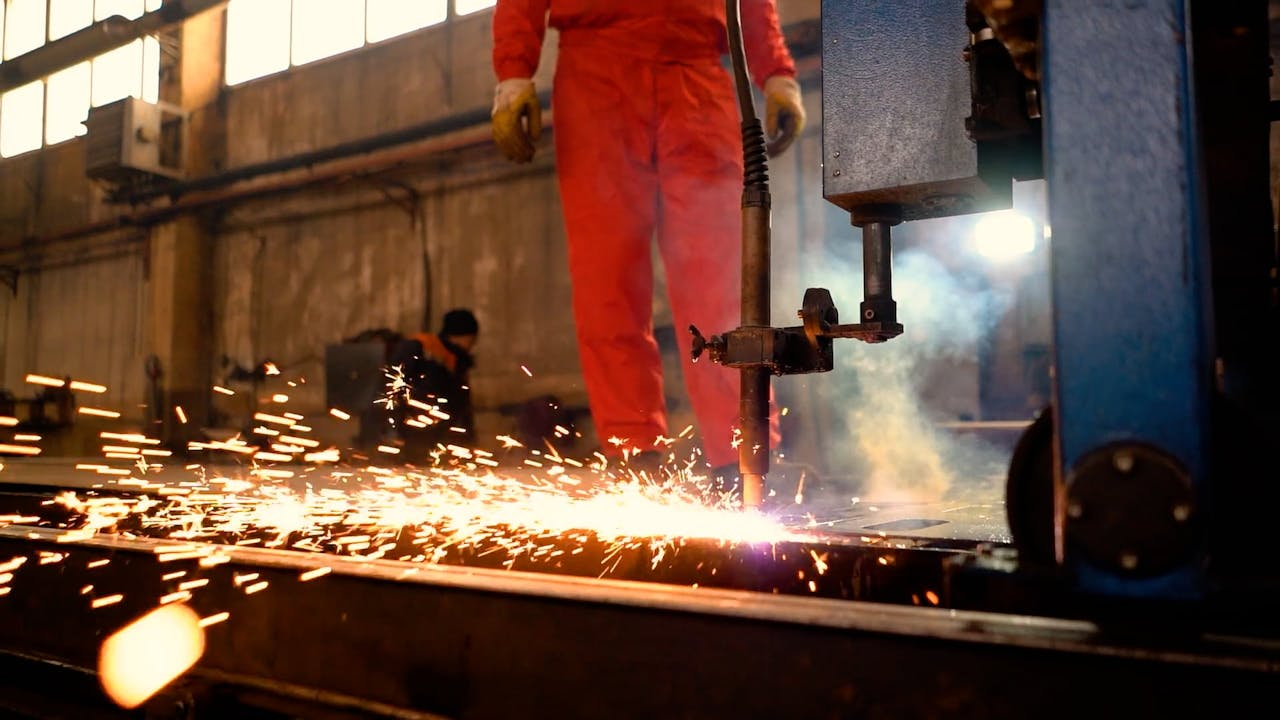
#> input picture _docs/research/11887094.jpg, 1280 x 720 px; its folder holds only this picture in this run
$ python -i retouch_production.py   (imports and definitions only)
#> lines starting #> are read from the running program, lines starting #| are printed output that depends on the picture
#!/usr/bin/env python3
"""
Ретушь фото производства MFMC: удаление логотипов МФМК / Альфа Stream.

Стратегия:
  Логотипы стабильно расположены на металлических шильдиках в правом
  верхнем углу шкафов управления (ШУ). Кроп нижних 65% удаляет ШУ из
  кадра и оставляет только насосное оборудование и обвязку — то, что
  нужно показать в галерее «Производство» сайта ANHEL.

  Дополнительно — лёгкий gaussian blur на верхнем 5% полосе оставшегося
  фрейма (вторая страховка от частичного попадания шильдика).

Используется Pillow (стандартный пакет на macOS Python 3.9). cv2 не нужен.

Output: _tmp_production_processed/<category>/<filename>.jpg
"""
from pathlib import Path
from PIL import Image, ImageFilter

ROOT = Path("/Users/alexeyanurin/Projects/anhel-website/_tmp_production_raw")
OUT = Path("/Users/alexeyanurin/Projects/anhel-website/_tmp_production_processed")
# [1 line not run here, left out]


def process(src_path: Path, dst_path: Path) -> None:
#> called with src_path = '../_docs/research/11887094.jpg', dst_path = 'out.png'
    img = Image.open(src_path).convert("RGB")
#> img is the input picture: PIL image 1280x720 RGB; mean R, G, B 102.6, 71.8, 57.9
    w, h = img.size
#> w = 1280; h = 720
    top_cut = int(h * 0.35)
#> top_cut = 251
    cropped = img.crop((0, top_cut, w, h))
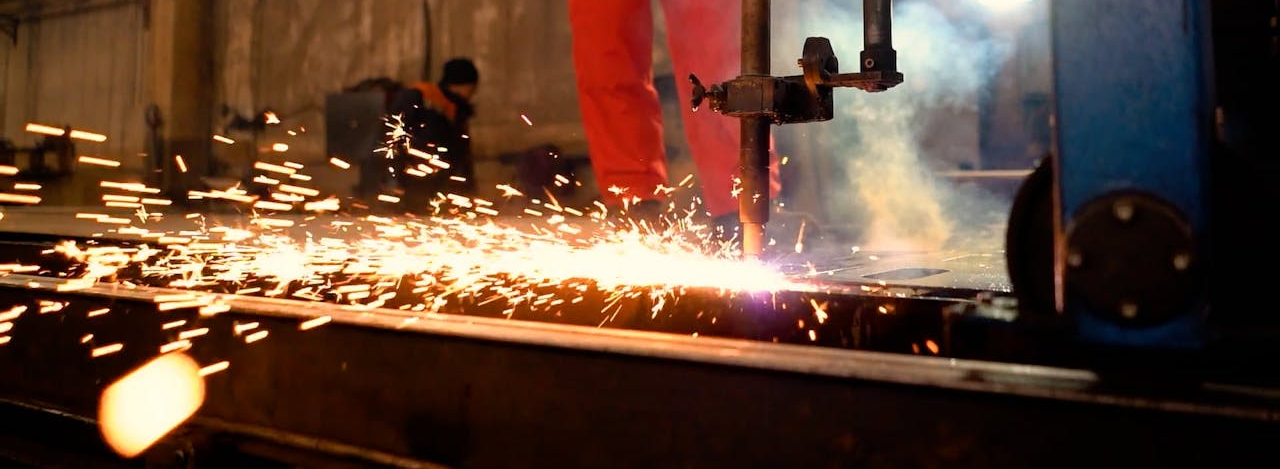
#> cropped: PIL image 1280x469 RGB; mean R, G, B 97, 68, 52.2
    cw, ch = cropped.size
#> cw = 1280; ch = 469
    blur_strip_h = max(8, int(ch * 0.05))
#> blur_strip_h = 23
    # Blur top strip only
    strip = cropped.crop((0, 0, cw, blur_strip_h))
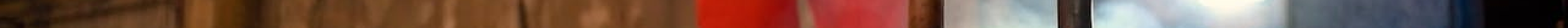
#> strip: PIL image 1280x23 RGB (shown 2 times larger); mean R, G, B 116.4, 83.4, 70.1
    strip = strip.filter(ImageFilter.GaussianBlur(radius=18))
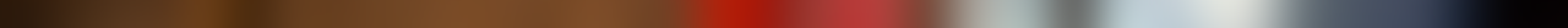
#> strip: PIL image 1280x23 RGB (shown 2 times larger); mean R, G, B 116.3, 83.4, 70
    cropped.paste(strip, (0, 0))
#> (the run stopped early here; a loop or call above may not have finished)

$ run again, on _docs/research/11887095.jpg
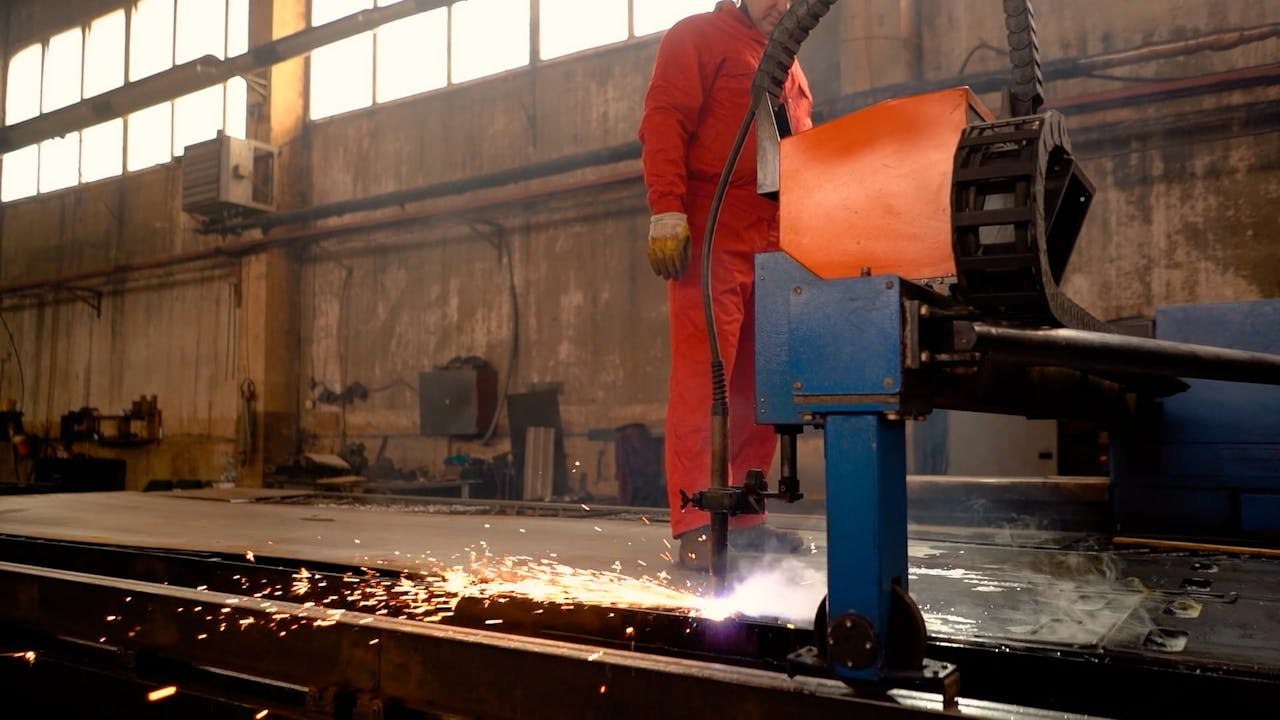
#> input picture _docs/research/11887095.jpg, 1280 x 720 px
#> in process, img is the input picture: PIL image 1280x720 RGB; mean R, G, B 98.1, 73, 61.2
#> in process, `cropped = img.crop((0, top_cut, w, h))`:
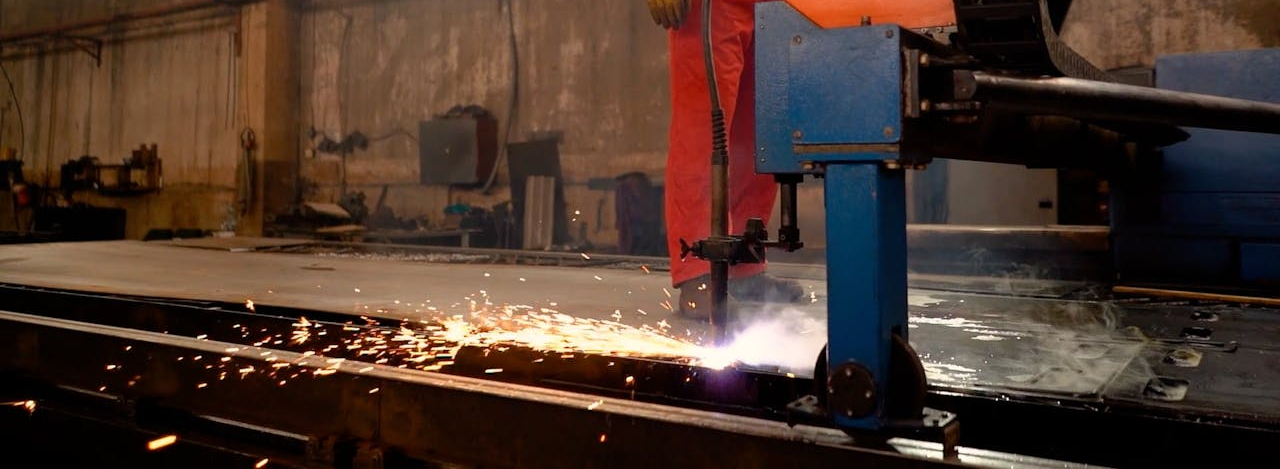
#> cropped: PIL image 1280x469 RGB; mean R, G, B 74.8, 54.3, 44.6
#> in process, `strip = strip.filter(ImageFilter.GaussianBlur(radius=18))`:
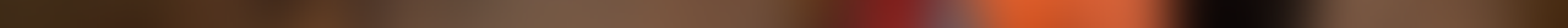
#> strip: PIL image 1280x23 RGB (shown 2 times larger); mean R, G, B 103.6, 62.5, 42.8

$ run again, on _docs/research/14314931.jpg
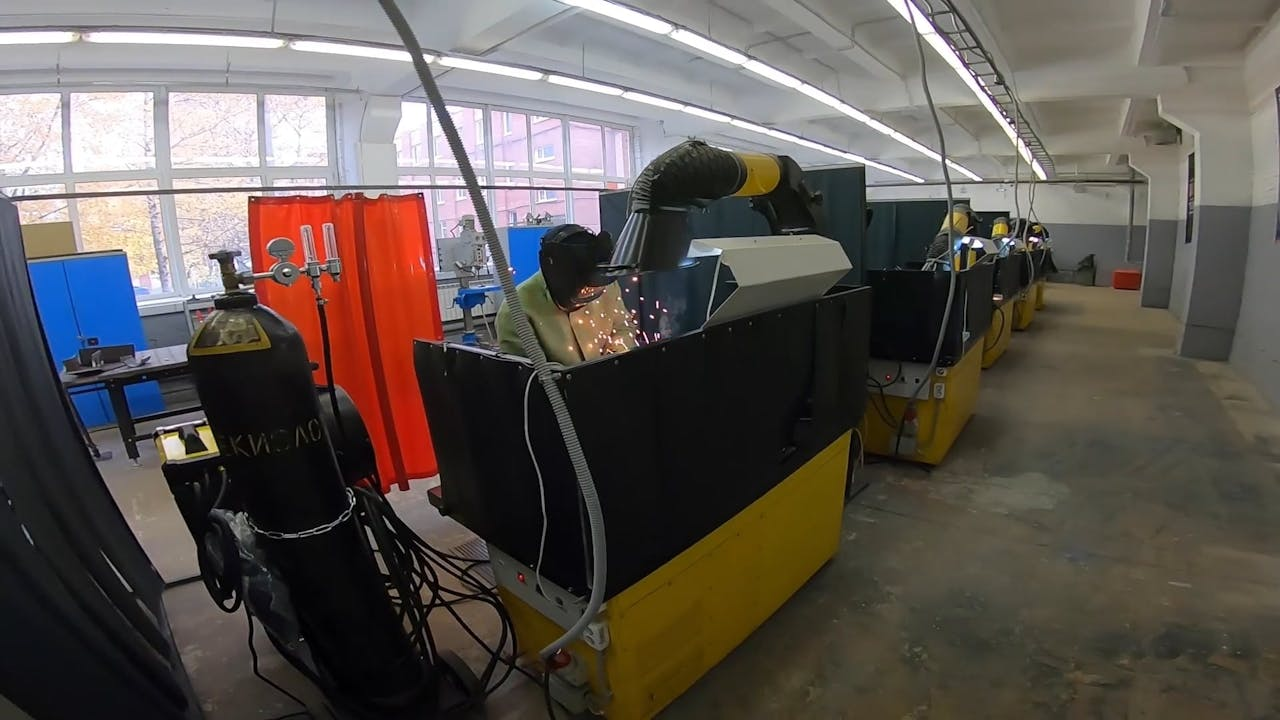
#> input picture _docs/research/14314931.jpg, 1280 x 720 px
#> in process, img is the input picture: PIL image 1280x720 RGB; mean R, G, B 94.1, 87, 81.8
#> in process, `strip = strip.filter(ImageFilter.GaussianBlur(radius=18))`:
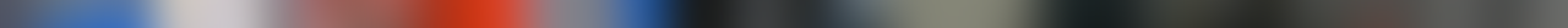
#> strip: PIL image 1280x23 RGB (shown 2 times larger); mean R, G, B 99.8, 90.3, 93.5
#> in process, `cropped.paste(strip, (0, 0))`:
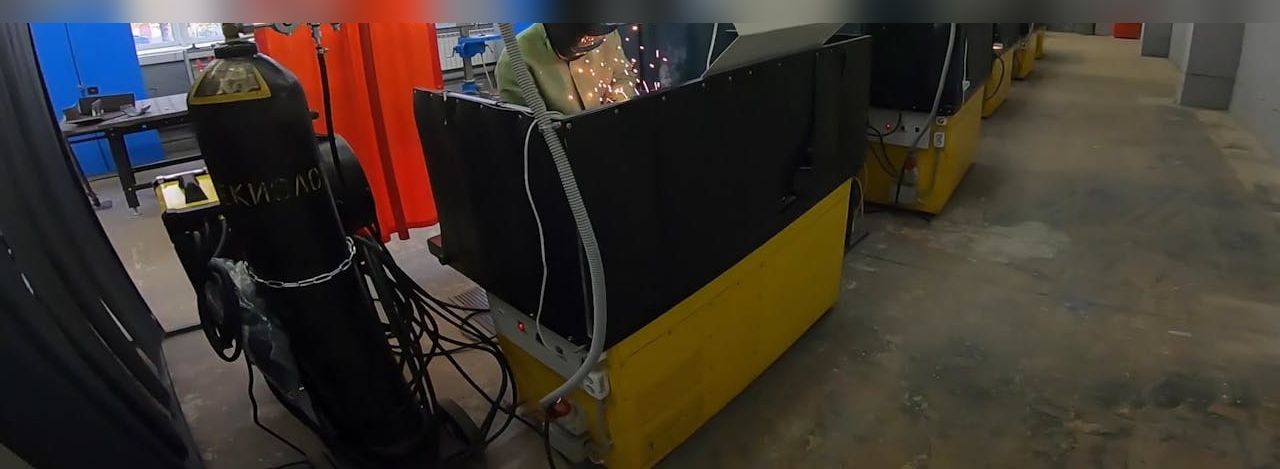
#> cropped: PIL image 1280x469 RGB; mean R, G, B 60.8, 53.1, 45.4

$ run again, on _docs/research/27212735.jpg
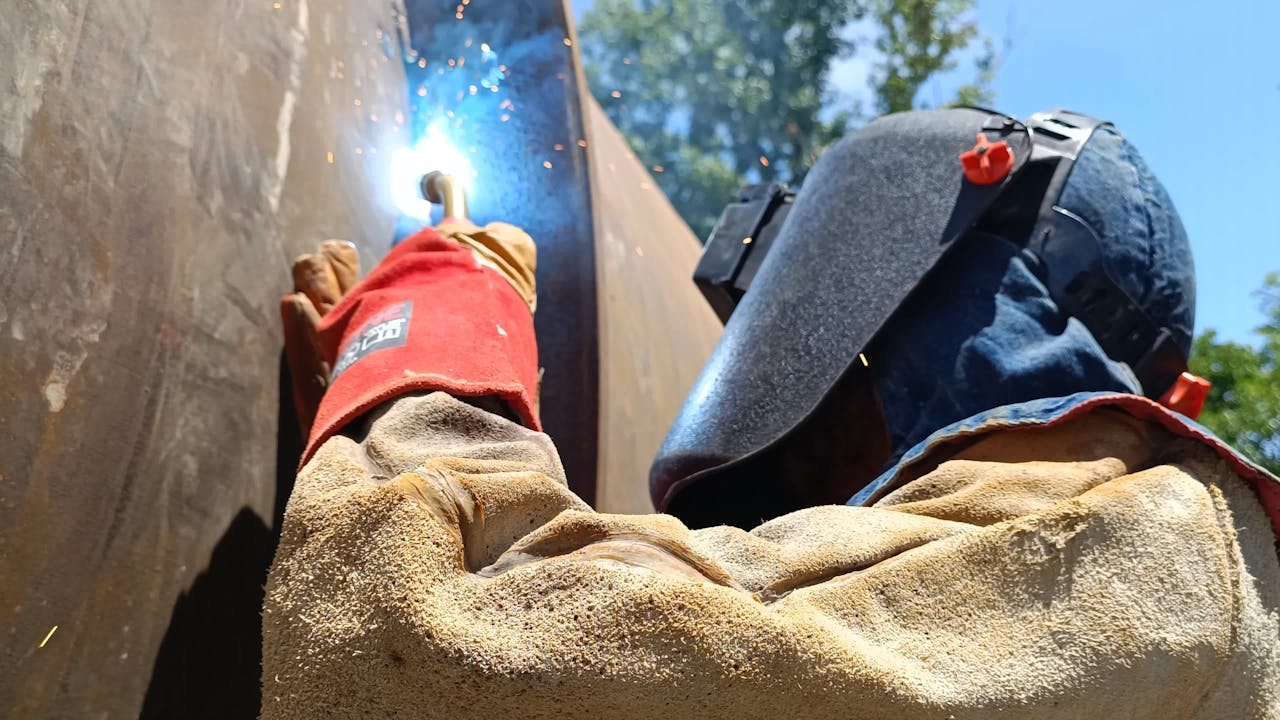
#> input picture _docs/research/27212735.jpg, 1280 x 720 px
#> in process, img is the input picture: PIL image 1280x720 RGB; mean R, G, B 130, 124.1, 118.4
#> in process, `cropped = img.crop((0, top_cut, w, h))`:
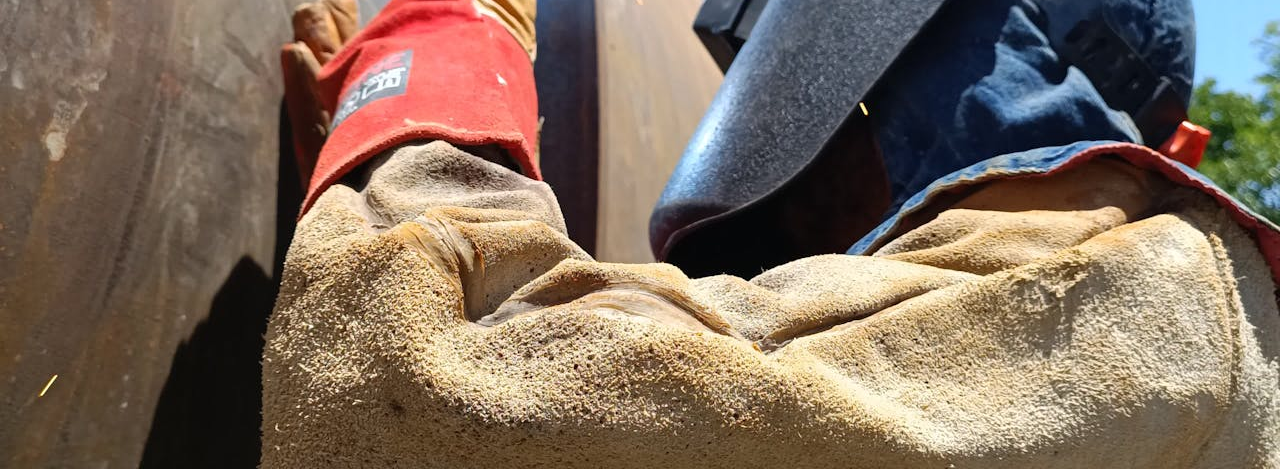
#> cropped: PIL image 1280x469 RGB; mean R, G, B 127, 108.5, 93
#> in process, `strip = strip.filter(ImageFilter.GaussianBlur(radius=18))`:
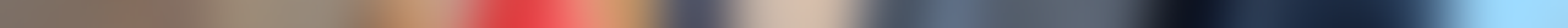
#> strip: PIL image 1280x23 RGB (shown 2 times larger); mean R, G, B 124.5, 111.6, 114
